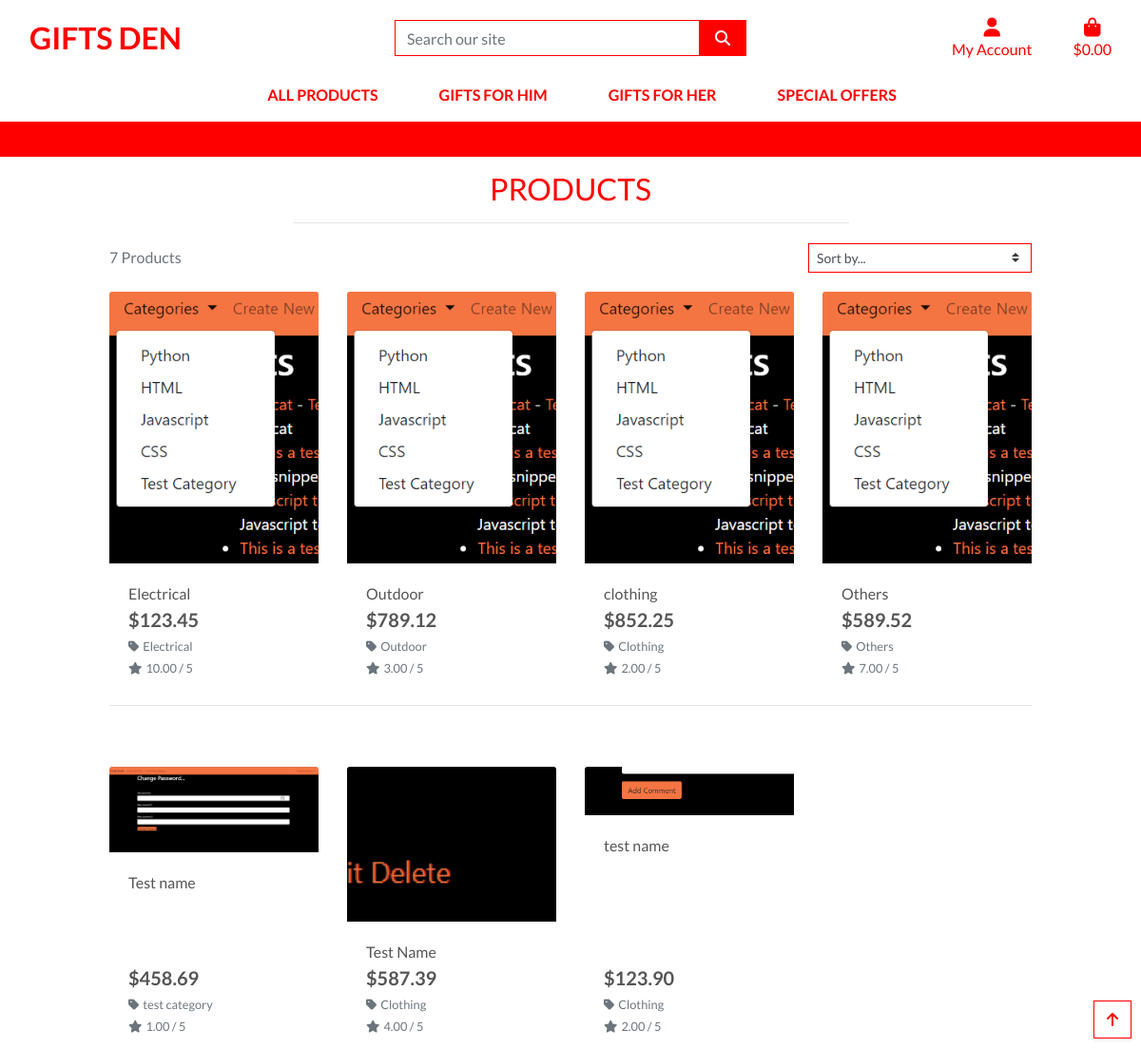
Before: /products/ with the older database file.
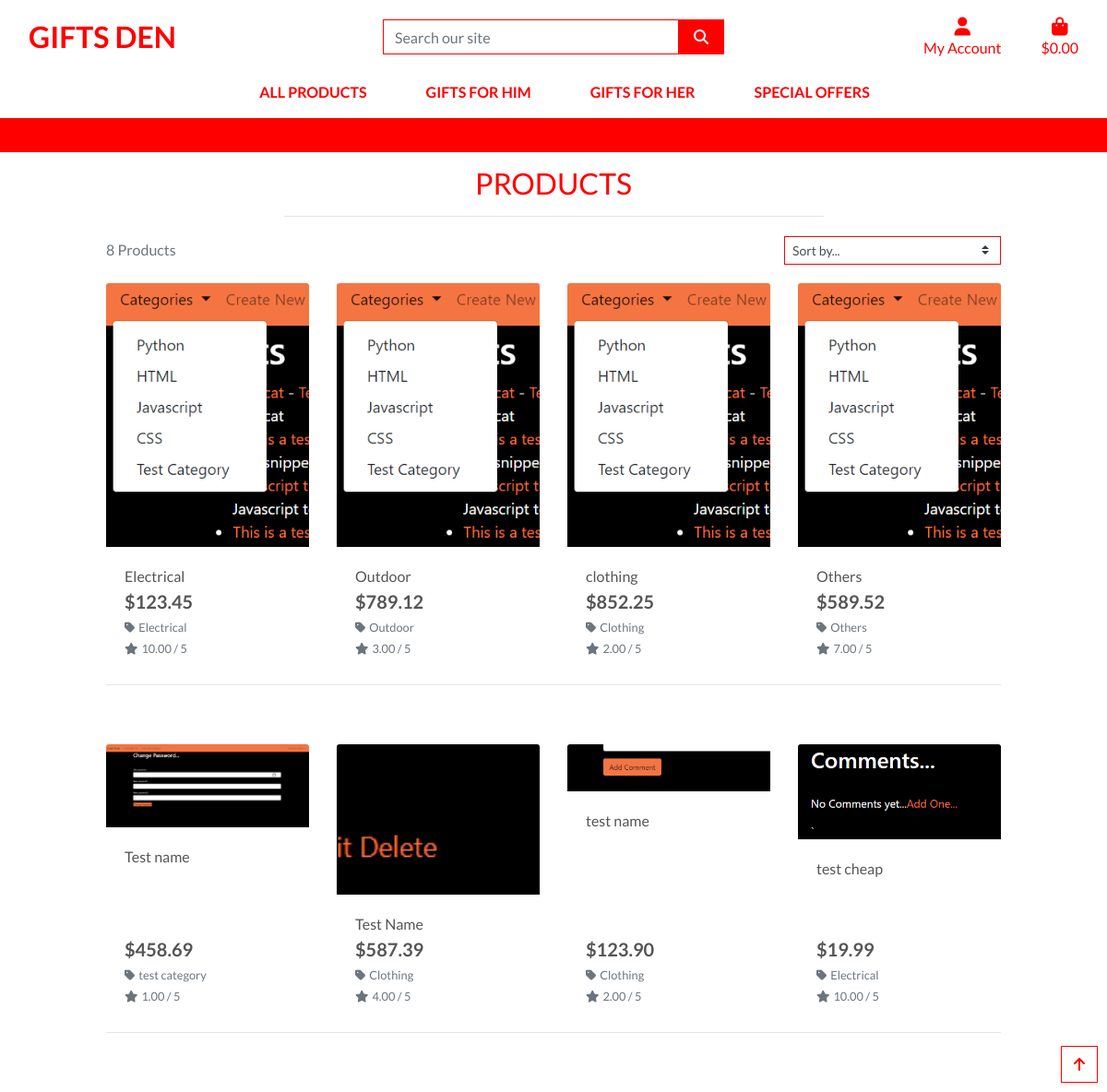
After: the same page with the newer database file.
### products/models.py (models this page shows, shortened)
class Product(models.Model):
    Category = models.ForeignKey(
        'Category', null=True, blank=True, on_delete=models.SET_NULL)
    sku = models.CharField(max_length=254, null=True, blank=True)
    name = models.CharField(max_length=254)
    description = models.TextField()
    has_sizes = models.BooleanField(default=False, null=True, blank=True)
    price = models.DecimalField(max_digits=6, decimal_places=2)
    rating = models.DecimalField(
        max_digits=6, decimal_places=2, null=True, blank=True)
    image_url = models.URLField(max_length=1024, null=True, blank=True)
    image = models.ImageField(null=True, blank=True)

class Category(models.Model):
    class Meta:
        verbose_name_plural = 'Categories'
    name = models.CharField(max_length=254)
    friendly_name = models.CharField(max_length=254, null=True, blank=True)

### products/views.py (the view, shortened to what this page needs)
# urls.py: path('', views.all_products, name='products'),
def all_products(request):
    products = Product.objects.all()
    query = None
    categories = None
    sort = None
    direction = None
    current_sorting = f'{sort}_{direction}'
    context = {
        'products': products,
        'search_term': query,
        'current_categories': categories,
        'current_sorting': current_sorting,
    }
    return render(request, 'products/products.html', context)

### bag/contexts.py (called while the page is built, shortened)
def bag_contents(request):
    bag_items = []
    total = 0
    product_count = 0
    bag = request.session.get('bag', {})
    if total < settings.FREE_DELIVERY_THRESHOLD:
        delivery = total * Decimal(settings.STANDARD_DELIVERY_PERCENTAGE / 100)
        free_delivery_delta = settings.FREE_DELIVERY_THRESHOLD - total
    else:
        delivery = 0
        free_delivery_delta = 0
    grand_total = delivery + total
    context = {
        'bag_items': bag_items,
        'total': total,
        'product_count': product_count,
        'delivery': delivery,
        'free_delivery_delta': free_delivery_delta,
        'free_delivery_threshold': settings.FREE_DELIVERY_THRESHOLD,
        'grand_total': grand_total,
    }
    return context

### products/templates/products/products.html (shortened to what this page needs)
{% extends "base.html" %}
{% load static %}
{% block page_header %}
<div class="container header-container">
</div>
{% endblock %}
{% block content %}
<div class="overlay"></div>
<div class="container-fluid">
    <div class="row">
        <div class="col text-center mt-3">
            <h2 class="logo-font">Products</h2>
            <hr class="w-50 mb-1">
        </div>
    </div>
    <div class="row">
        <div class="product-container col-10 offset-1">
            <div class="row mt-1 mb-2">
                <div class="col-12 col-md-6 my-auto order-md-last d-flex justify-content-center justify-content-md-end">
                    <div class="sort-select-wrapper w-50">
                        <select id="sort-selector"
                            class="custom-select custom-select-sm rounded-0 border border-{% if current_sorting != 'None_None' %}info{% else %}black{% endif %}">
                            <option value="reset" {% if current_sorting == 'None_None' %}selected{% endif %}>Sort by...
                            </option>
                        </select>
                    </div>
                </div>
                <div class="col-12 col-md-6 order-md-first">
                    <p class="text-muted mt-3 text-center text-md-left">
                        {{ products|length }} Products
                    </p>
                </div>
            </div>
            <div class="row">
                {% for product in products %}
                <div class="col-sm-6 col-md-6 col-lg-4 col-xl-3">
                    <div class="card h-100 border-0">
                        {% if product.image %}
                        <a href="{% url 'product_detail' product.id %}">
                            <img class="card-img-top img-fluid" src="{{ product.image.url }}" alt="{{ product.name }}">
                        </a>
                        {% else %}
                        <a href="{% url 'product_detail' product.id %}">
                            <img class="card-img-top img-fluid" src="{{ MEDIA_URL }}noimage.png"
                                alt="{{ product.name }}">
                        </a>
                        {% endif %}
                        <div class="card-body pb-0">
                            <p class="mb-0">{{ product.name }}</p>
                        </div>
                        <div class="card-footer bg-white pt-0 border-0 text-left">
                            <div class="row">
                                <div class="col">
                                    <p class="lead mb-0 text-left font-weight-bold">${{ product.price }}</p>
                                    {% if product.Category %}
                                    <p class="small mt-1 mb-0">
                                        <a class="text-muted"
                                            href="{% url 'products' %}?Category={{ product.Category.name }}">
                                            <i class="fas fa-tag mr-1"></i>{{ product.Category.friendly_name }}
                                        </a>
                                    </p>
                                    {% endif %}
                                    {% if product.rating %}
                                    <small class="text-muted"><i class="fas fa-star mr-1"></i>{{ product.rating }} /
                                        5</small>
                                    {% else %}
                                    <small class="text-muted">No Rating</small>
                                    {% endif %}
                                </div>
                            </div>
                        </div>
                    </div>
                </div>
                {% if forloop.counter|divisibleby:4 %}
                <div class="col-12 d-none d-xl-block mb-5">
                    <hr>
                </div>
                {% endif %}
                {% endfor %}
            </div>
        </div>
    </div>
</div>
<div class="btt-button shadow-sm rounded-0 border border-black">
    <a class="btt-link d-flex h-100">
        <i class="fas fa-arrow-up text-black mx-auto my-auto"></i>
    </a>
</div>
{% endblock %}

### templates/base.html (shortened to what this page needs)
{% load static %}
<!doctype html>
<html lang="en">
<head>
    {% block corecss %}
    <link rel="stylesheet" href="https://stackpath.bootstrapcdn.com/bootstrap/4.4.1/css/bootstrap.min.css"
>
    <link rel="stylesheet" href="{% static 'css/base.css' %}">
    {% endblock %}
</head>
<body>
    <header class="container-fluid fixed-top">
        <div id="topnav" class="row bg-white pt-lg-2 d-none d-lg-flex">
            <div class="col-12 col-lg-4 my-auto py-1 py-lg-0 text-center text-lg-left">
                <a href="{% url 'home' %}" class="nav-link main-logo-link">
                    <h2 class="logo-font text-black my-0"><strong>Gifts Den</strong></h2>
                </a>
            </div>
            <div class="col-12 col-lg-4 my-auto py-1 py-lg-0">
                <form method="GET" action="{% url 'products' %}">
                    <div class="input-group w-100">
                        <input class="form-control border border-black rounded-0" type="text" name="q"
                            placeholder="Search our site">
                        <div class="input-group-append">
                            <button class="form-control btn btn-red border border-black rounded-0" type="submit">
                                <span class="icon">
                                    <i class="fas fa-search"></i>
                                </span>
                            </button>
                        </div>
                    </div>
                </form>
            </div>
            <div class="col-12 col-lg-4 my-auto py-1 py-lg-0">
                <ul class="list-inline list-unstyled text-center text-lg-right my-0">
                    <li class="list-inline-item dropdown">
                        <a class="text-black nav-link" href="#" id="user-options" data-toggle="dropdown"
                            aria-haspopup="true" aria-expanded="false">
                            <div class="text-center">
                                <div><i class="fas fa-user fa-lg"></i></div>
                                <p class="my-0">My Account</p>
                            </div>
                        </a>
                    </li>
                    <li class="list-inline-item">
                        <a class="{% if grand_total %}text-info font-weight-bold{% else %}text-black{% endif %} nav-link"
                            href="{% url 'view_bag' %}">
                            <div class="text-center">
                                <div><i class="fas fa-shopping-bag fa-lg"></i></div>
                                <p class="my-0">
                                    {% if grand_total %}
                                    ${{ grand_total|floatformat:2 }}
                                    {% else %}
                                    $0.00
                                    {% endif %}
                                </p>
                            </div>
                        </a>
                    </li>
                </ul>
            </div>
        </div>
        <div class="row bg-white">
            <nav class="navbar navbar-expand-lg navbar-light w-100">
                {% include 'includes/main-nav.html' %}
            </nav>
        </div>
        <div id="delivery-banner" class="row text-center">
            <div class="col bg-black text-white">
                <h4 class="logo-font my-1">Free delivery on orders over ${{ free_delivery_threshold }}!</h4>
            </div>
        </div>
    </header>
    {% block page_header %}
    {% endblock %}
    {% block content %}
    {% endblock %}
</body>
</html>

### templates/includes/main-nav.html (shortened to what this page needs)
<div class="collapse navbar-collapse" id="main-nav">
    <ul class="navbar-nav w-auto mx-auto">
        <li class="nav-item dropdown">
            <a class="logo-font font-weight-bold nav-link text-black mr-5" href="#" id="all-products-link"
                data-toggle="dropdown" aria-haspopup="true" aria-expanded="false">
                All Products
            </a>
        </li>
        <li class="nav-item dropdown">
            <a class="logo-font font-weight-bold nav-link text-black mr-5" href="#" id="gifts-for-him-link"
                data-toggle="dropdown" aria-haspopup="true" aria-expanded="false">
                Gifts for him
            </a>
        </li>
        <li class="nav-item dropdown">
            <a class="logo-font font-weight-bold nav-link text-black mr-5" href="#" id="gifts-for-her-link"
                data-toggle="dropdown" aria-haspopup="true" aria-expanded="false">
                Gifts for her
            </a>
        </li>
        <li class="nav-item dropdown">
            <a class="logo-font font-weight-bold nav-link text-black" href="#" id="specials-link" data-toggle="dropdown"
                aria-haspopup="true" aria-expanded="false">
                Special Offers
            </a>
        </li>
    </ul>
</div>

### static/css/base.css (style rules this page uses)
html { height: 100%; }
body { background: url('/media/homepage_background_cropped.jpg') no-repeat center center fixed; background-size: cover; height: calc(100vh - 164px); color: #555; font-family: 'Lato'; }
.icon { align-items: center; display: inline-flex; justify-content: center; height: 1.5rem; width: 1.5rem; }
.logo-font { text-transform: uppercase; color: red; }
.main-logo-link { width: fit-content; }
.btn-red { background: red; color: white; }
.text-black { color: red !important; }
.border-black { border: 1px solid red !important; }
.bg-black { background: red !important; }
.overlay { height: 100%; width: 100%; top: 0; left:0; position: fixed; background: white; z-index: -1; }
.btt-button { height:40px; position:fixed; width: 40px; bottom: 10px; right: 10px; }
.btt-link, .update-link, .remove-item { cursor: pointer; }
@media (min-width: 1200px) { .container { max-width: 80%; } }
@media (min-width: 992px) { .header-container { padding-top: 164px; } }

Changed rows visible on the page:
added Product: image (picture), name "test cheap", price "19.99", Category.friendly_name "Electrical", rating "10.00"
Other visible differences:
{{ products|length }}: "7" → "8"
